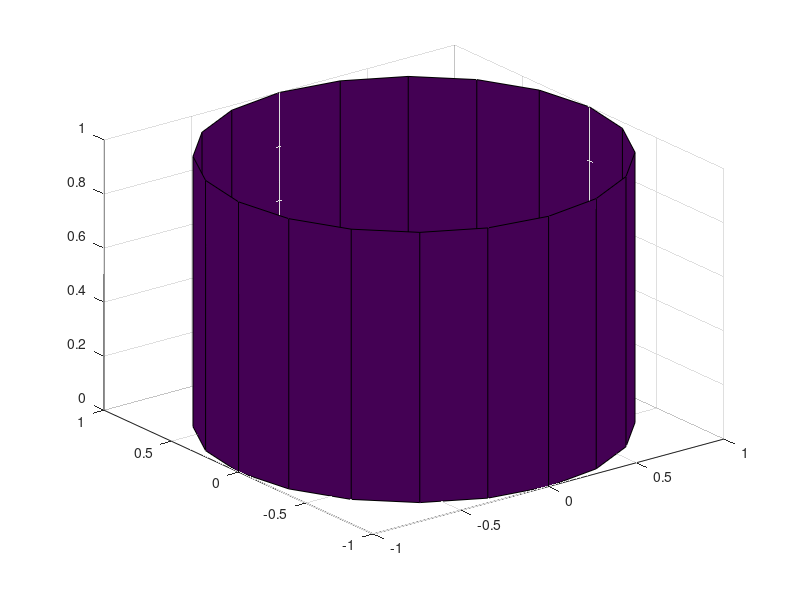

Reproduce this figure in MATLAB.
%=============================================================================
% Copyright (c) 2016-present Allan CORNET (Nelson)
%=============================================================================
% This file is part of Nelson.
%=============================================================================
% LICENCE_BLOCK_BEGIN
% SPDX-License-Identifier: LGPL-3.0-or-later
% LICENCE_BLOCK_END
%=============================================================================
function varargout = cylinder(varargin)
  narginchk(0,3);
  nargoutchk(0,3);
  
  if (nargin == 3)
    cax = varargin{1};
    args = {varargin{1}, varargin{2}};
    nargs = 2;
  elseif (nargin == 2)
    if isgraphics(varargin{1})
      cax = varargin{1};
      args = {varargin{2}};
      nargs = 1;
    else
      cax = [];
      args = {varargin{1}, varargin{2}};
      nargs = 2;
    end
  elseif (nargin == 1)
    if isgraphics(varargin{1})
      cax = varargin{1};
      args = {};
      nargs = 0;
    else
      cax = [];
      args = {varargin{1}};
      nargs = 1;
    end
  else
    cax = [];
    args = {};
    nargs = 0;
  end
  n = 20;
  r = [1 1]';
  if (nargs > 0)
    r = args{1};
  end
  if (nargs > 1)
    n = args{2};
  end
  r = r(:);
  m = length(r);
  if (m == 1)
    r = [r; r];
    m = 2;
  end
  theta = (0:n) / n * 2 * pi;
  sintheta = sin(theta);
  sintheta(n + 1) = 0;
  x = r * cos(theta);
  y = r * sintheta;
  z = (0:m-1)' / (m-1) * ones(1, n + 1);
  
  if (nargout == 0)
    cax = newplot(cax);
    surf(x, y, z, 'Parent', cax);
  else
    varargout{1} = x;
    varargout{2} = y;
    varargout{3} = z;
  end
end
%=============================================================================
